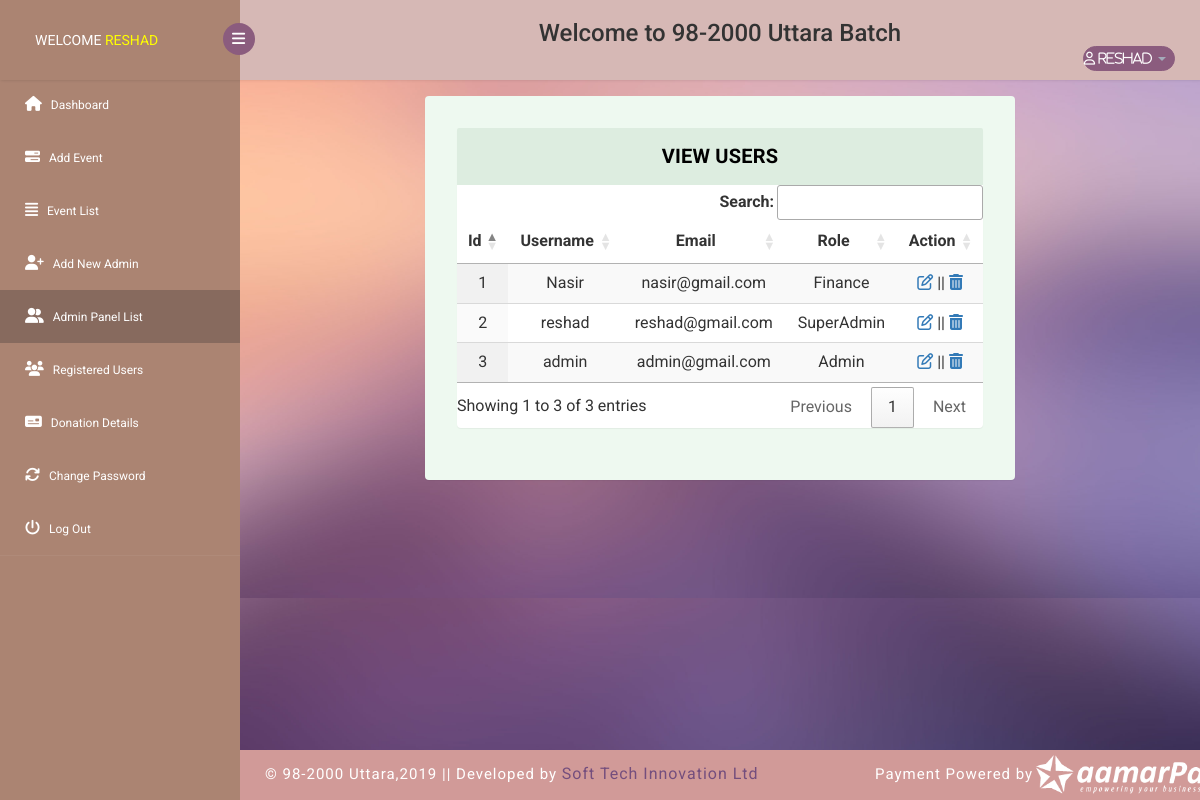
Screenshot of /admin/admin_user_list.php (signed in) with the database file from the repository.
### tables this page shows
CREATE TABLE `admin_auth` (
  `id` int(10) NOT NULL,
  `username` varchar(255) NOT NULL,
  `password` varchar(255) NOT NULL,
  `email` varchar(255) NOT NULL,
  `role` varchar(255) NOT NULL DEFAULT 'Admin',
  `status` int(10) NOT NULL DEFAULT '0'
);

### admin/admin_user_list.php (the view, shortened to what this page needs)
<!DOCTYPE html>
<?php
$page="admin_user_list";
?>
<?php
include('header.php');
include('sidebar.php');
?>
<section id="main-content">
    <section class="wrapper">
    	<div class="col-md-12"></div>
    	<div class="col-md-2"></div>
    	<div class="col-md-8">
    		<div class="table-agile-info">
 <div class="panel panel-default">
    <div class="panel-heading">
     <b>View Users</b>
    </div>
    <div>
        <tbody>
 <table id="example" class="display nowrap" style="width:100%">
        <thead>
            <tr class="bg-dark text-white text-center">
                <th style="text-align: center;">Id</th>
                <th style="text-align: center;">Username</th>
                <th style="text-align: center;">Email</th>
                <th style="text-align: center;">Role</th>
                <?php
                 if ($_SESSION['adminRole'] == 'Admin' || $_SESSION['adminRole'] == 'SuperAdmin') { ?>
                    <th style="text-align: center;"> Action </th>
                 <?php
                 }
                ?>
            </tr>
        </thead>
    <?php
 include 'conn.php';
 if($_SESSION['adminRole']=='Admin'){
   $q="SELECT * FROM `admin_auth` WHERE role != 'SuperAdmin'";
 }elseif($_SESSION['adminRole']=="SuperAdmin"){
    $q="SELECT * FROM `admin_auth` ORDER BY id DESC";
 }else{
    $q="SELECT * FROM `admin_auth` ORDER BY id DESC";
 }
 $query = mysqli_query($con,$q);
$i=0;
 while($res = mysqli_fetch_array($query)){
    $i++;
 ?>
    <tr class="text-center">
        <td>
            <?php echo $i;  ?>
        </td>
        <td>
            <?php echo $res['username'];  ?>
        </td>
        <td>
            <?php echo $res['email'];  ?>
        </td>
         <td>
            <?php echo $res['role'];  ?>
        </td>
        <?php
            if ($_SESSION['adminRole'] == 'Admin' || $_SESSION['adminRole'] == 'SuperAdmin') { ?>
                 <td>
          <a href="edit_users.php?editid=<?php echo base64_encode($res['id']); ?>" ><i class="fa fa-edit"></i> </a>||
        <a href="?delid=<?php echo $res['id']; ?>" onclick="return confirm('Are you sure you want to delete this user?')"><i class="fa fa-trash"></i></a>
        </td>
        <?php
            }
        ?>
    </tr>
    <?php }?>
</table>
        </tbody>
    </div>
  </div>
</div>
    	</div>
    	<div class="col-md-2"></div>
</section>
<?php
include('footer.php');
?>
</section>
</body>
</html>

### admin/header.php (shortened to what this page needs)
<!DOCTYPE html>
<head>
<link rel="stylesheet" href="css/bootstrap.min.css" >
<link href="css/style.css" rel='stylesheet' type='text/css' />
<link href="css/style-responsive.css" rel="stylesheet"/>
<link rel="stylesheet" href="css/font.css" type="text/css"/>
<link href="css/font-awesome.css" rel="stylesheet">
<link rel="stylesheet" href="css/morris.css" type="text/css"/>
<link rel="stylesheet" href="css/monthly.css">
<link rel="stylesheet" type="text/css" href="https://cdn.datatables.net/1.10.20/css/jquery.dataTables.min.css">
<link rel="stylesheet" type="text/css" href="https://cdn.datatables.net/buttons/1.6.0/css/buttons.dataTables.min.css">
</head>
<body>
<section id="container">
<header class="header fixed-top clearfix">
<div class="brand">
    <a href="admin_welcome.php" class="logo">
        <p id="test2" style="font-size: 14px";>  welcome <span style="color:yellow;"><?php echo $_SESSION['adminUsername'];?></span></p>
    </a>
    <div class="sidebar-toggle-box">
        <div class="fa fa-bars"></div>
    </div>
</div>
<div class="top-nav clearfix">
   <h3><p id="test3" style="text-align: center">Welcome to 98-2000 Uttara Batch</p></h3>
    <ul class="nav pull-right top-menu">
        <li class="dropdown">
            <a data-toggle="dropdown" class="dropdown-toggle" href="#">
                <span class="username"><i class="far fa-user"> <?php echo $_SESSION['adminUsername'];?></i></span>
                <b class="caret"></b>
            </a>
        </li>
    </ul>
</div>
</header>
</section>

### admin/sidebar.php
<aside>
    <div id="sidebar" class="nav-collapse">
        <div class="leftside-navigation">
            <ul class="sidebar-menu" id="nav-accordion">
                <li class="sub-menu">
                    <a class="<?php if($page=="welcome" ||$page=="admin_welcome" ){echo "active";} else {echo "";} ?>" href="admin_welcome.php">
                        <i class="fa fa-home"></i>
                        <span>Dashboard</span>
                    </a>
                           <?php
                        if ($_SESSION['adminRole'] == 'Admin' || $_SESSION['adminRole'] =='SuperAdmin') { ?>
                        <a class="<?php if ($page=="admin_add_event") {echo "active";} else {echo "";}?>" href="admin_add_event.php">
                        <i class="fa fa-tasks"></i>
                        <span>Add Event </span>
                    </a>
                     <?php
                        }
                    ?>
                       <a class="<?php if ($page=="event_list" || $page=="all_event_list" || $page=="edit_event") {echo "active";} else {echo "";}?>"href="event_list.php">
                        <i class="fas fa-align-justify"></i>
                        <span>Event List</span>
                    </a>
                    <?php
                        if ($_SESSION['adminRole'] == 'Admin' || $_SESSION['adminRole'] == 'SuperAdmin') { ?>
                        <a class="<?php if ($page=="admin_add_user") {echo "active";} else {echo "";}?>" href="admin_add_user.php">
                        </i><i class="fas fa-user-plus"></i>
                        <span>Add New Admin</span>
                    </a>
                     <?php
                        }
                    ?>
                          <?php
                        if ($_SESSION['adminRole'] == 'Admin' || $_SESSION['adminRole'] == 'SuperAdmin') { ?>
                        <a class="<?php if ($page=="admin_user_list" || $page=="edit_users") {echo "active";} else {echo "";}?>" href="admin_user_list.php">
                        <i class="fas fa-user-friends"></i>
                        <span>Admin Panel List</span>
                    </a>
                     <?php
                        }
                    ?>
                        <a class="<?php if ($page=="view_registered_users" || $page=="admin_registered_users_all_info") {echo "active";} else {echo "";}?>" href="view_registered_users.php">
                         <i class="fas fa-users"></i>
                        <span>Registered Users</span>
                    </a>
                        <a class="<?php if ($page=="view_all_info") {echo "active";} else {echo "";}?>" href="view_all_info.php">
                        <i class="fas fa-money-check"></i>
                        <span>Donation Details</span>
                    </a>
                      <a class="<?php if ($page=="admin_change_password") {echo "active";} else {echo "";}?>" href="admin_change_password.php">
                        <i class="fa fa-refresh"></i>
                        <span>Change Password</span>
                    </a>
                       <a href="logout.php">
                        <i class="fa fa-power-off"></i>
                        <span>Log Out</span>
                    </a>
                </li>
            </ul>
        </div>
    </div>
</aside>

### admin/footer.php
<div class="footer" style="background: #d19a98; position: fixed; height: 50px; width: 100%">
            <div class="wthree-copyright">
                    <div class="col-md-6" style="padding-top: 13px">
                        <p style="padding-left: 10px;"><span style="font-size: 15px;">© 98-2000 Uttara,2019 || Developed by </span><a href="https://www.softbd.com" target="_blank">Soft Tech Innovation Ltd</a>
                        </p>
                    </div>
                    <div class="col-md-6" style="padding-top: 0px">
                        <p><span style="font-size: 15px; padding-left: 20px">Payment Powered by</span><img src="uploads/aamarpayLogoWhite.png" class="card-img-top" height="50px" width="200px" alt="..."/></p>
                    </div>
                </div>
          </div>

### rows the page displays
admin_auth: username "Nasir", email "nasir@gmail.com", role "Finance"
admin_auth: username "reshad", email "reshad@gmail.com", role "SuperAdmin"
admin_auth: username "admin", email "admin@gmail.com", role "Admin"

### other values shown
$_SESSION['adminUsername'] "RESHAD"
$_SESSION['adminUsername'] "reshad"
